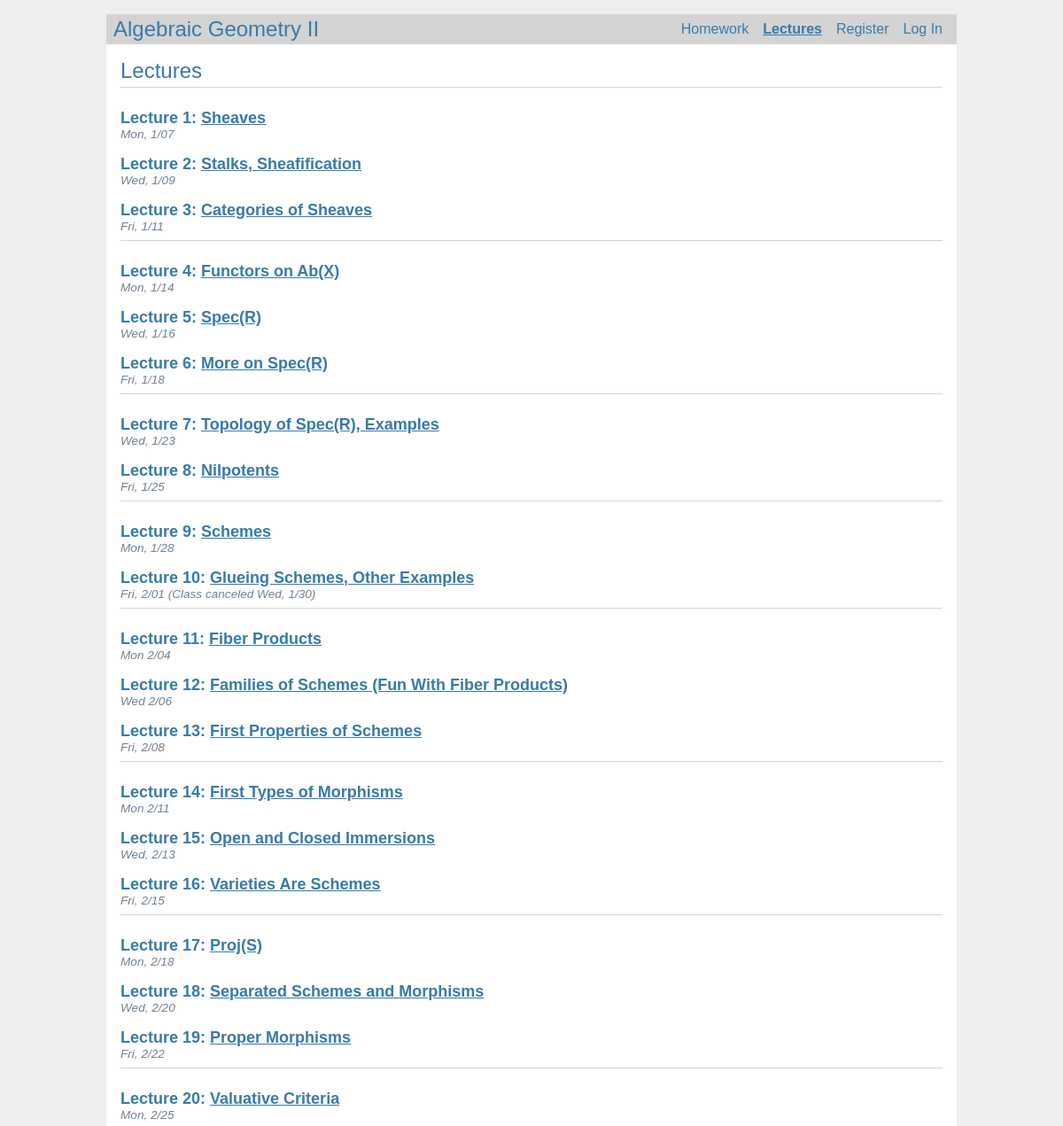
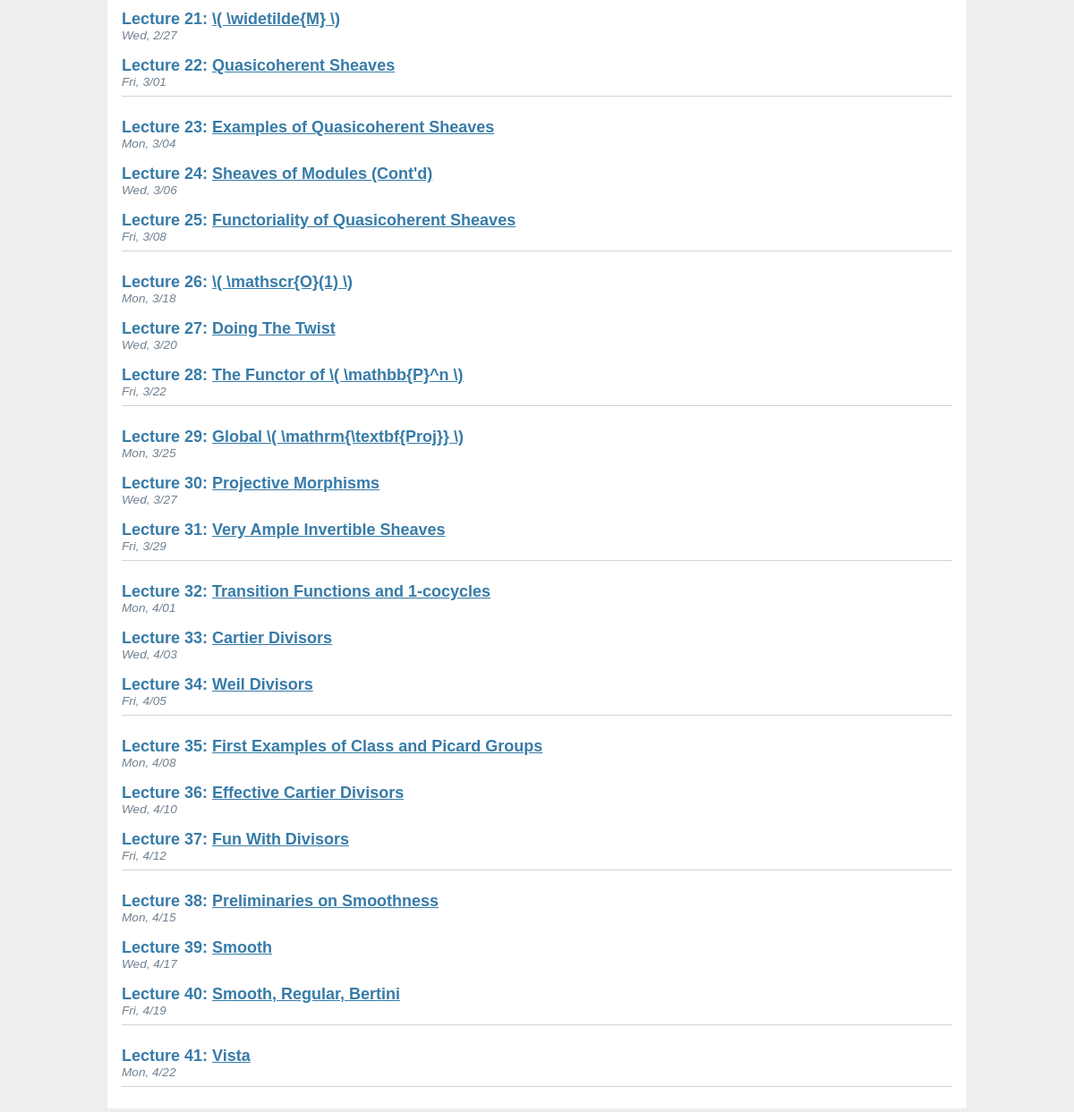
The page /lectures on the database its author committed (2 pictures, top to bottom).
### tables this page shows
CREATE TABLE lecture (
	id INTEGER PRIMARY KEY NOT NULL,
	Zahl INTEGER NOT NULL,
	week INTEGER NOT NULL,
	author_id INTEGER NOT NULL,
	created TIMESTAMP NOT NULL DEFAULT CURRENT_TIMESTAMP,
	day TEXT NOT NULL,
	title TEXT NOT NULL,
	summary TEXT NOT NULL,
	file_lecture TEXT,
	FOREIGN KEY (author_id) REFERENCES user (id) );

### main/lectures/views.py (the view)
@bp.route('/lectures')
def lectures_index():
	lectures_proto = models.Model( table='lecture' )
	lectures = lectures_proto.db_select(
					join=True,
					order='lecture.id',
					all=True )
	Max = database.db_query(
				'lecture',
				what='MAX(week)' )
	M = 0 if Max[0] is None else Max[0]
	return render_template('lectures/lectures.html', lectures=lectures, M=M)

### main/auth/views.py (called while the page is built)
@bp.before_app_request
def load_logged_in_user():
	username = session.get('username')
	if username is None:
		g.user = None
	else:
		g.user = database.db_query(
					'user',
					join=False,
					where={'username':username},
					all=False )

### main/database.py (called while the page is built)
def db_open():
	if 'db' not in g:
		g.db = sqlite3.connect(
					current_app.config['DATABASE'],
					detect_types=sqlite3.PARSE_DECLTYPES)
		g.db.row_factory = sqlite3.Row
	return g.db

def db_close(e=None):
	db = g.pop('db', None)
	if db is not None:
		db.close()

def scrub(string,special=False):
	if special:
		S = { '"', "'", ";" }
		for x in string:
			if x in S:
				abort(400)
	elif not string.isalnum() and '_' not in string:
		abort(400)

def scrub_dict(dictionary):
	for key, value in dictionary.items():
		scrub(key)
		if key == 'table':
			scrub(value)
		elif type(value) == str:
			scrub(value,special=True)
		else:
			pass

def db_query(table:str, what:str='*', join=False, where:dict=None, order:str=None, limit:str=None, all=False):
	scrub_dict(locals())
	db = db_open()
	query = db_queryBuilder(
		operation='SELECT', table=table, what=what, join=join, where=where, order=order, limit=limit, all=all, idd=None, dictionary=None)
	if where:
		return db.execute(query, where).fetchall() if all else db.execute(query, where).fetchone()
	else:
		return db.execute(query).fetchall() if all else db.execute(query).fetchone()

### main/models.py (called while the page is built)
	def db_select(self, what:str='*', join=False, where:dict=None, order:str=None, limit:str=None, all=False):
		database.scrub(self.table)
		database.scrub_dict(locals())
		cursor = database.db_query(self.table, what=what, join=join, where=where, order=order, limit=limit, all=all)
		if cursor is None:
			abort(404, f"{getattr(self.table,'capitalize')()} {id} doesn't exist.")
		else:
			content = [ dict(row) for row in cursor ] if all else dict(cursor)
			if all:
				return content
			else:
				self.__dict__ = dict(cursor)

### main/templates/lectures/lectures.html (shortened to what this page needs)
{% extends 'base.html' %}
{% block header %}
	<h1>{% block title %}Lectures{% endblock %}</h1>
{% endblock %}
{% block content %}
	{% for wk in range(1, M+1) %}
	  	{% for lecture in lectures %}
			{% if lecture['week'] == wk %}
				<article class="post">
					<header>
						<div style="position: relative;">
							<h1><span class="BCE">Lecture {{ lecture['id'] }}: <a href="/gg">{{ lecture['title'] }}</a><span class="CE">{{ lecture['summary'] }}</span></span></h1>
							<div class="about">{{ lecture['day'] }}</div>
						</div>
					</header>
				</article>
			{% endif %}
	  	{% endfor %}
	 	<hr>
	{% endfor %}
{% endblock %}

### main/static/style.css (style rules this page uses)
h1 { font-family: sans-serif; font-weight: normal; color: #377ba8; margin: 1rem 0; }
a { color: #377ba8; }
hr { border: none; border-top: 1px solid lightgray; }
.content > header h1 { flex: auto; margin: 1rem 0 0.25rem 0; }
.post > header { display: flex; align-items: flex-end; font-size: 0.85em; }
.post > header > div:first-of-type { flex: auto; }
.post > header h1 { font-size: large; font-weight: bold; margin-bottom: 0; }
.post .about { color: slategray; font-style: italic; }
span.BCE { position: relative; }

### rows shown on the page
lecture: id "1", title "Sheaves", day "Mon, 1/07"
lecture: id "2", title "Stalks, Sheafification", day "Wed, 1/09"
lecture: id "3", title "Categories of Sheaves", day "Fri, 1/11"
lecture: id "4", title "Functors on Ab(X)", day "Mon, 1/14"
lecture: id "5", title "Spec(R)", day "Wed, 1/16"
lecture: id "6", title "More on Spec(R)", day "Fri, 1/18"
lecture: id "7", title "Topology of Spec(R), Examples", day "Wed, 1/23"
lecture: id "8", title "Nilpotents", day "Fri, 1/25"
lecture: id "9", title "Schemes", day "Mon, 1/28"
lecture: id "10", title "Glueing Schemes, Other Examples", day "Fri, 2/01 (Class canceled Wed, 1/30)"
lecture: id "11", title "Fiber Products", day "Mon 2/04"
lecture: id "12", title "Families of Schemes (Fun With Fiber Products)", day "Wed 2/06"
lecture: id "13", title "First Properties of Schemes", day "Fri, 2/08"
lecture: id "14", title "First Types of Morphisms", day "Mon 2/11"
lecture: id "15", title "Open and Closed Immersions", day "Wed, 2/13"
lecture: id "16", title "Varieties Are Schemes", day "Fri, 2/15"
lecture: id "17", title "Proj(S)", day "Mon, 2/18"
lecture: id "18", title "Separated Schemes and Morphisms", day "Wed, 2/20"
lecture: id "19", title "Proper Morphisms", day "Fri, 2/22"
lecture: id "20", title "Valuative Criteria", day "Mon, 2/25"
lecture: id "21", title "\\( \\widetilde{M} \\)", day "Wed, 2/27"
lecture: id "22", title "Quasicoherent Sheaves", day "Fri, 3/01"
lecture: id "23", title "Examples of Quasicoherent Sheaves", day "Mon, 3/04"
lecture: id "24", title "Sheaves of Modules (Cont'd)", day "Wed, 3/06"
lecture: id "25", title "Functoriality of Quasicoherent Sheaves", day "Fri, 3/08"
lecture: id "26", title "\\( \\mathscr{O}(1) \\)", day "Mon, 3/18"
lecture: id "27", title "Doing The Twist", day "Wed, 3/20"
lecture: id "28", title "The Functor of \\( \\mathbb{P}^n \\)", day "Fri, 3/22"
lecture: id "29", title "Global \\( \\mathrm{\\textbf{Proj}} \\)", day "Mon, 3/25"
lecture: id "30", title "Projective Morphisms", day "Wed, 3/27"
lecture: id "31", title "Very Ample Invertible Sheaves", day "Fri, 3/29"
lecture: id "32", title "Transition Functions and 1-cocycles", day "Mon, 4/01"
lecture: id "33", title "Cartier Divisors", day "Wed, 4/03"
lecture: id "34", title "Weil Divisors", day "Fri, 4/05"
lecture: id "35", title "First Examples of Class and Picard Groups", day "Mon, 4/08"
lecture: id "36", title "Effective Cartier Divisors", day "Wed, 4/10"
lecture: id "37", title "Fun With Divisors", day "Fri, 4/12"
lecture: id "38", title "Preliminaries on Smoothness", day "Mon, 4/15"
lecture: id "39", title "Smooth", day "Wed, 4/17"
lecture: id "40", title "Smooth, Regular, Bertini", day "Fri, 4/19"
lecture: id "41", title "Vista", day "Mon, 4/22"
